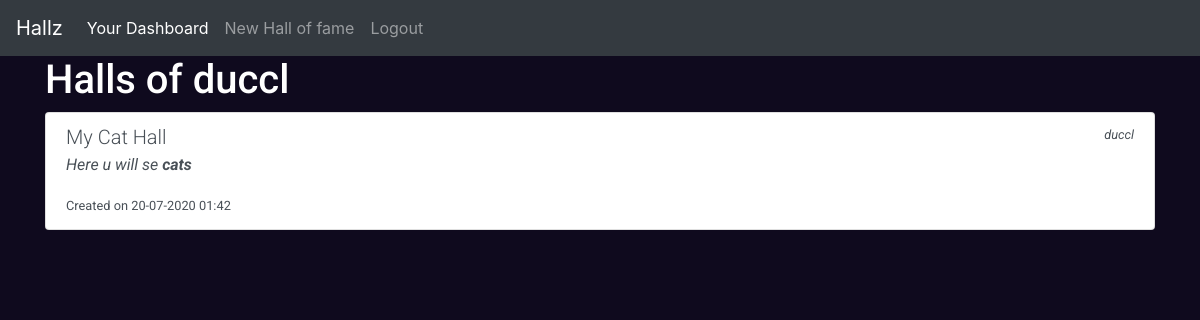
The app's page /dashboard/duccl/ (signed in), older data.
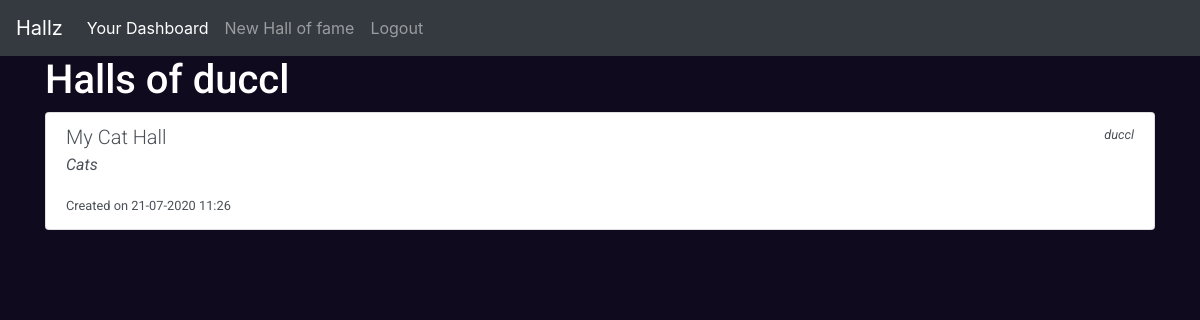
The same page, newer data.
### halls/models.py (models this page shows, shortened)
class Hall(models.Model):
    author = models.ForeignKey('auth.user',on_delete=models.CASCADE)
    title = models.CharField(max_length=100)
    description = models.CharField(max_length=100,default='')
    creation_date = models.DateTimeField(auto_now=True)

### halls/views.py (the view)
# urls.py: path('dashboard/<str:username>/',DashBoardView.as_view(),name='dashboard'),
class DashBoardView(LoginRequiredMixin,ListView):
    template_name = "halls/dashboard.html"
    login_url = login_url
    model = Hall
    context_object_name = 'halls'
    def get_queryset(self):
        return Hall.objects.filter(author__username = self.kwargs["username"])
    def get_context_data(self, **kwargs):
        context = super().get_context_data(**kwargs)
        context["username"] = self.kwargs["username"]
        return context

### halls/templates/halls/dashboard.html
{% extends './base.html' %}
{% block content_section%}
<div class="container roboto margin-top color-white">
    <h1>Halls of {{username}}</h1>
    {% if halls %}
    <div class="list-group">
        {%for hall in halls%}
        <a href="{% url 'halls:hall' hall_id=hall.id %}" class="list-group-item list-group-item-action">
            <div class="d-flex w-100 justify-content-between">
                <h5 class="mb-1 font-weight-light">{{hall.title}}</h5>
                <small class="mb-1 font-italic">{{hall.author}}</small>
            </div>
            <p class="font-italic">{{hall.description | safe}}</p>
            <small>Created on {{hall.creation_date| date:"d-m-Y h:i"}}</small>
        </a>
        {%endfor%}
    </div>
    {% endif %}
</div>
{%endblock%}

### halls/templates/halls/base.html (shortened to what this page needs)
<!DOCTYPE html>
{% load static %}
<html lang="en">
<head>
    <link rel="stylesheet" href="https://stackpath.bootstrapcdn.com/bootstrap/4.5.0/css/bootstrap.min.css"
>
    <link rel="stylesheet" href="{% static 'accounts/css/style.css' %}">
</head>
<body>
    {% include 'partials/header.html' %}
    {% block content_section%}
    {% endblock %}
</body>
</html>

### accounts/templates/partials/header.html (shortened to what this page needs)
<nav class="navbar navbar-expand-lg navbar-dark bg-dark">
    <a class="navbar-brand" href="{% url 'halls:home' %}">Hallz</a>
    <div class="collapse navbar-collapse" id="navbarSupportedContent">
        <ul class="navbar-nav mr-auto">
            {% if user.is_authenticated %}
            <li class="nav-item active">
                <a class="nav-link" href="{% url 'halls:dashboard' username=user.username%}">Your Dashboard</a>
            </li>
            <li class="nav-item">
                <a class="nav-link" href="{% url 'halls:new_hall' %}">New Hall of fame</a>
            </li>
            <li class="nav-item">
                <a class="nav-link" href="#">Logout</a>
            </li>
            {% endif %}
        </ul>
    </div>
</nav>

### accounts/static/accounts/css/style.css (style rules this page uses)
*, body { padding: 0px; -webkit-box-sizing: border-box; box-sizing: border-box; }
body { background-color: #0F0A1E; }
.roboto { font-family: 'Roboto',sans-serif; }
.color-white { color: white; }

Row changes from the older to the newer data that the page shows:
changed Hall "My Cat Hall": description "Here u will se cats" → "Cats"; creation_date "20-07-2020 01:42" → "21-07-2020 11:26"
